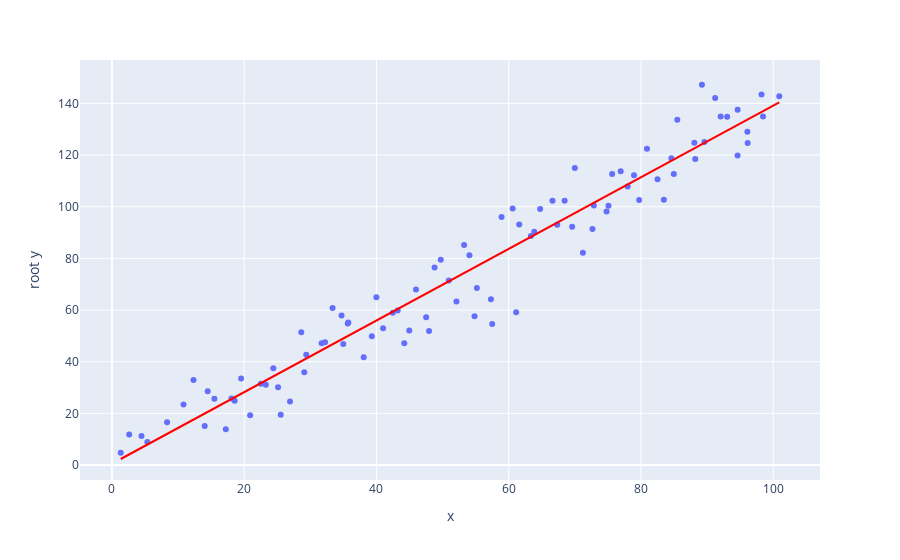

The code cell stored with this chart in its notebook:
### Code cell
df_1['root y'] = np.sqrt(df_1['y'])

px.scatter(df_1, x='x', y='root y', trendline="ols", trendline_color_override="red")
